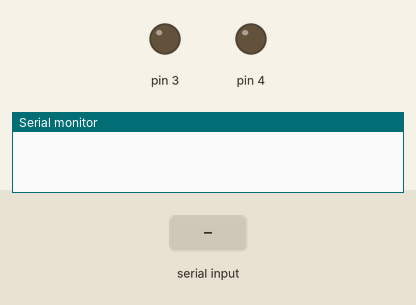
Simulated run of this sketch. Board: Arduino Uno, built with avr-gcc and run on an emulated ATmega328P. Parts: output pins drawn as LEDs (lit = HIGH), the last lines printed to the serial monitor. Inputs (shaded band) come from the test bench.

Above: at 1.2 s.
1.3 s: "1" received over Serial
At 2.4 s:
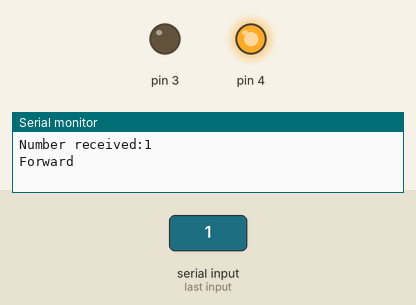
Timing chart, 0 to 4.3 s (numbered marks = the images above; inputs shaded):
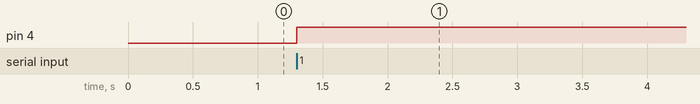

Measured:
- after the input at 1.3 s, pin 4: LOW → HIGH at once

The sketch:

bluetooth.ino
```cpp
void setup() {
  Serial.begin(9600);
  pinMode(3, OUTPUT);
  pinMode(4, OUTPUT);
}

char rx_byte = 0;
void loop() {
  if(Serial.available() > 0)
  {
    rx_byte = Serial.read();
    if((rx_byte >= '0') && (rx_byte <= '9'))
    {
      Serial.print("Number received:");

      Serial.println(rx_byte);
      if((rx_byte >= '0') && (rx_byte <= '5'))
      {
        Serial.print("Forward ");
        digitalWrite(3, LOW);
        digitalWrite(4, HIGH);
      }
      else if((rx_byte >= '6') && (rx_byte <= '9'))
      {
        Serial.print("Backward ");
        digitalWrite(3, HIGH);
        digitalWrite(4, LOW);
      }
    }
  }
}
```
